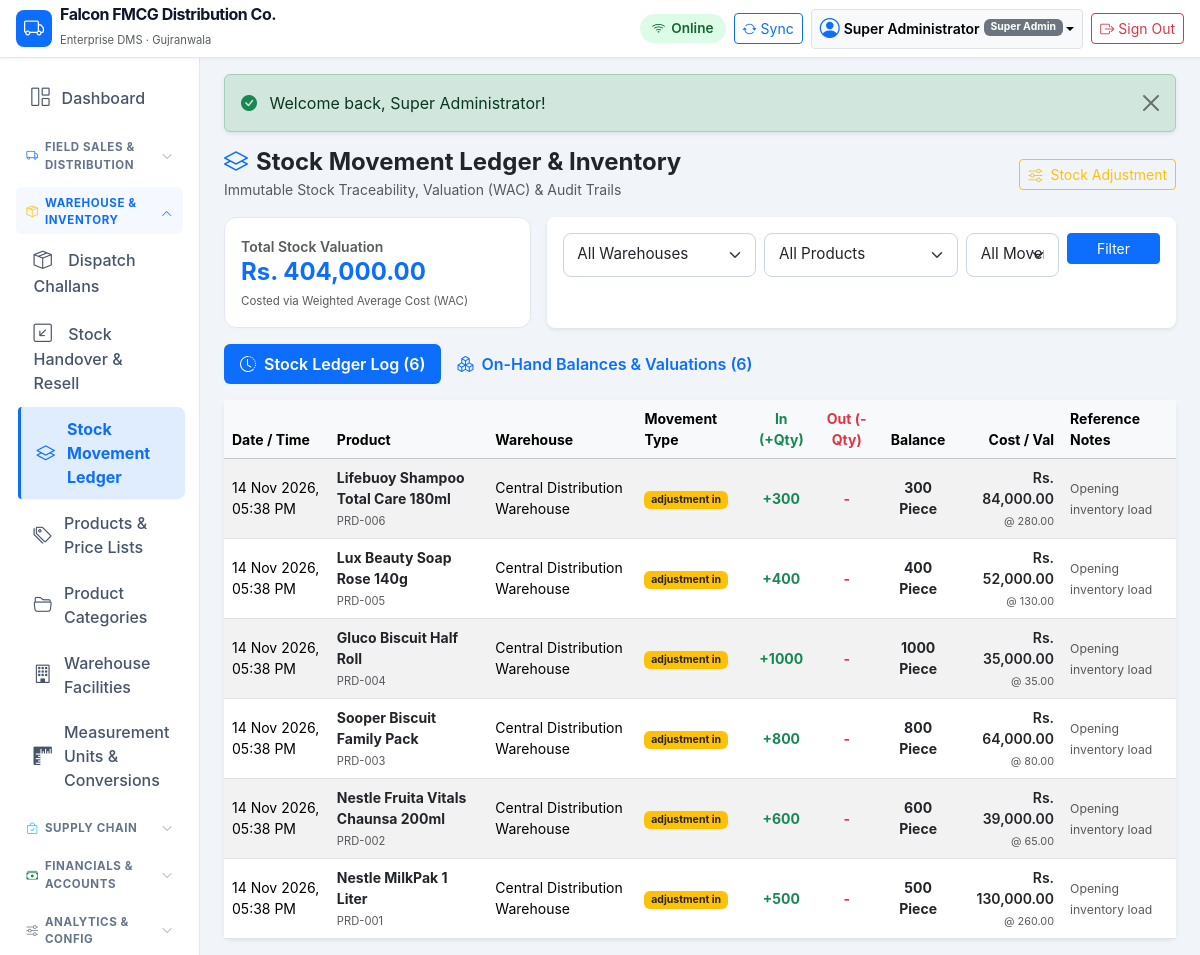
The app's page /modules/inventory/index.php (signed in) with its own data.
### tables this page shows
CREATE TABLE `companies` (
    `id` INT UNSIGNED AUTO_INCREMENT PRIMARY KEY,
    `name` VARCHAR(150) NOT NULL,
    `legal_name` VARCHAR(200) NULL,
    `email` VARCHAR(100) NULL,
    `phone` VARCHAR(50) NULL,
    `address` TEXT NULL,
    `city` VARCHAR(100) DEFAULT 'Gujranwala',
    `ntn` VARCHAR(50) NULL,
    `strn` VARCHAR(50) NULL,
    `currency` VARCHAR(10) DEFAULT 'PKR',
    `currency_symbol` VARCHAR(10) DEFAULT 'Rs.',
    `financial_year_start` DATE NULL,
    `invoice_prefix` VARCHAR(10) DEFAULT 'INV-',
    `purchase_prefix` VARCHAR(10) DEFAULT 'PO-',
    `order_prefix` VARCHAR(10) DEFAULT 'SO-',
    `delivery_prefix` VARCHAR(10) DEFAULT 'DC-',
    `receipt_prefix` VARCHAR(10) DEFAULT 'RCP-',
    `default_warehouse_id` INT UNSIGNED NULL,
    `inventory_valuation` ENUM('WAC', 'FIFO') DEFAULT 'WAC',
    `allow_negative_stock` TINYINT(1) DEFAULT 0,
    `status` ENUM('active', 'inactive') DEFAULT 'active',
    `created_at` TIMESTAMP DEFAULT CURRENT_TIMESTAMP,
    `updated_at` TIMESTAMP DEFAULT CURRENT_TIMESTAMP ON UPDATE CURRENT_TIMESTAMP
);

CREATE TABLE `users` (
    `id` INT UNSIGNED AUTO_INCREMENT PRIMARY KEY,
    `role_id` INT UNSIGNED NOT NULL,
    `username` VARCHAR(80) NOT NULL UNIQUE,
    `password_hash` VARCHAR(255) NOT NULL,
    `full_name` VARCHAR(150) NOT NULL,
    `email` VARCHAR(120) NULL,
    `phone` VARCHAR(50) NULL,
    `status` ENUM('active', 'inactive', 'suspended') DEFAULT 'active',
    `last_login_at` DATETIME NULL,
    `created_at` TIMESTAMP DEFAULT CURRENT_TIMESTAMP,
    `updated_at` TIMESTAMP DEFAULT CURRENT_TIMESTAMP ON UPDATE CURRENT_TIMESTAMP,
    CONSTRAINT `fk_users_role` FOREIGN KEY (`role_id`) REFERENCES `roles` (`id`)
);

CREATE TABLE `roles` (
    `id` INT UNSIGNED AUTO_INCREMENT PRIMARY KEY,
    `name` VARCHAR(100) NOT NULL,
    `slug` VARCHAR(100) NOT NULL UNIQUE,
    `description` VARCHAR(255) NULL,
    `is_system` TINYINT(1) DEFAULT 0,
    `created_at` TIMESTAMP DEFAULT CURRENT_TIMESTAMP
);

CREATE TABLE `stock_ledger` (
    `id` INT UNSIGNED AUTO_INCREMENT PRIMARY KEY,
    `warehouse_id` INT UNSIGNED NOT NULL,
    `product_id` INT UNSIGNED NOT NULL,
    `batch_id` INT UNSIGNED NULL,
    `movement_type` ENUM('purchase_grn', 'sale_dispatch', 'sale_return', 'purchase_return', 'adjustment_in', 'adjustment_out', 'transfer_in', 'transfer_out') NOT NULL,
    `reference_type` VARCHAR(50) NOT NULL,  
    `reference_id` INT UNSIGNED NOT NULL,
    `unit_id` INT UNSIGNED NOT NULL,
    `quantity_in` DECIMAL(12,2) DEFAULT 0.00,
    `quantity_out` DECIMAL(12,2) DEFAULT 0.00,
    `balance_quantity` DECIMAL(12,2) DEFAULT 0.00,
    `unit_cost` DECIMAL(12,2) DEFAULT 0.00,
    `total_cost` DECIMAL(14,2) DEFAULT 0.00,
    `notes` VARCHAR(255) NULL,
    `created_at` TIMESTAMP DEFAULT CURRENT_TIMESTAMP,
    CONSTRAINT `fk_sl_wh` FOREIGN KEY (`warehouse_id`) REFERENCES `warehouses` (`id`),
    CONSTRAINT `fk_sl_prod` FOREIGN KEY (`product_id`) REFERENCES `products` (`id`),
    CONSTRAINT `fk_sl_unit` FOREIGN KEY (`unit_id`) REFERENCES `units` (`id`)
);

CREATE TABLE `products` (
    `id` INT UNSIGNED AUTO_INCREMENT PRIMARY KEY,
    `code` VARCHAR(50) NOT NULL UNIQUE,
    `sku` VARCHAR(80) NULL,
    `barcode` VARCHAR(80) NULL,
    `name` VARCHAR(200) NOT NULL,
    `category_id` INT UNSIGNED NOT NULL,
    `brand_id` INT UNSIGNED NULL,
    `base_unit_id` INT UNSIGNED NOT NULL,
    `purchase_price` DECIMAL(12,2) NOT NULL DEFAULT 0.00,
    `wholesale_price` DECIMAL(12,2) NOT NULL DEFAULT 0.00,
    `retail_price` DECIMAL(12,2) NOT NULL DEFAULT 0.00,
    `trade_price` DECIMAL(12,2) NOT NULL DEFAULT 0.00,
    `min_sale_price` DECIMAL(12,2) NOT NULL DEFAULT 0.00,
    `tax_rate` DECIMAL(5,2) DEFAULT 0.00,
    `reorder_level` DECIMAL(10,2) DEFAULT 10.00,
    `is_batch_managed` TINYINT(1) DEFAULT 0,
    `image` VARCHAR(255) NULL,
    `description` TEXT NULL,
    `status` ENUM('active', 'inactive') DEFAULT 'active',
    `created_at` TIMESTAMP DEFAULT CURRENT_TIMESTAMP,
    `updated_at` TIMESTAMP DEFAULT CURRENT_TIMESTAMP ON UPDATE CURRENT_TIMESTAMP,
    CONSTRAINT `fk_prod_cat` FOREIGN KEY (`category_id`) REFERENCES `categories` (`id`),
    CONSTRAINT `fk_prod_brand` FOREIGN KEY (`brand_id`) REFERENCES `brands` (`id`) ON DELETE SET NULL,
    CONSTRAINT `fk_prod_unit` FOREIGN KEY (`base_unit_id`) REFERENCES `units` (`id`)
);

CREATE TABLE `warehouses` (
    `id` INT UNSIGNED AUTO_INCREMENT PRIMARY KEY,
    `code` VARCHAR(50) NOT NULL UNIQUE,
    `name` VARCHAR(150) NOT NULL,
    `address` TEXT NULL,
    `contact_person` VARCHAR(100) NULL,
    `phone` VARCHAR(50) NULL,
    `is_default` TINYINT(1) DEFAULT 0,
    `status` ENUM('active', 'inactive') DEFAULT 'active',
    `created_at` TIMESTAMP DEFAULT CURRENT_TIMESTAMP
);

CREATE TABLE `units` (
    `id` INT UNSIGNED AUTO_INCREMENT PRIMARY KEY,
    `name` VARCHAR(50) NOT NULL,
    `code` VARCHAR(20) NOT NULL UNIQUE,
    `is_base` TINYINT(1) DEFAULT 0,
    `created_at` TIMESTAMP DEFAULT CURRENT_TIMESTAMP
);

### modules/inventory/index.php (the view, shortened to what the rows shown need)
<?php
requireLogin();
$pdo = getDatabaseConnection();
$where = ["1=1"];
$params = [];
$whereSql = implode(' AND ', $where);
$query = "
    SELECT sl.*, p.name as product_name, p.code as product_code, w.name as warehouse_name, u.name as unit_name
    FROM `stock_ledger` sl
    JOIN `products` p ON sl.product_id = p.id
    JOIN `warehouses` w ON sl.warehouse_id = w.id
    JOIN `units` u ON sl.unit_id = u.id
    WHERE {$whereSql}
    ORDER BY sl.id DESC
    LIMIT 150
";
$stmt = $pdo->prepare($query);
$stmt->execute($params);
$movements = $stmt->fetchAll();
require_once dirname(__DIR__, 2) . '/includes/header.php';
?>
<div class="tab-content" id="invTabsContent">
    <div class="tab-pane fade show active" id="ledger-pane">
        <div class="card border-0 shadow-sm rounded-3">
            <div class="card-body p-0">
                <?php if (empty($movements)): ?>
                    <div class="p-4 text-center text-muted">No stock movement logs found for this filter.</div>
                <?php else: ?>
                    <div class="table-responsive">
                        <table class="table table-hover table-striped align-middle mb-0">
                            <thead class="table-light small">
                                <tr>
                                    <th>Date / Time</th>
                                    <th>Product</th>
                                    <th>Warehouse</th>
                                    <th>Movement Type</th>
                                    <th class="text-center text-success">In (+Qty)</th>
                                    <th class="text-center text-danger">Out (-Qty)</th>
                                    <th class="text-center fw-bold">Balance</th>
                                    <th class="text-end">Cost / Val</th>
                                    <th>Reference Notes</th>
                                </tr>
                            </thead>
                            <tbody class="small">
                                <?php foreach ($movements as $m): ?>
                                    <tr>
                                        <td><?= formatDateTime($m['created_at']) ?></td>
                                        <td>
                                            <div class="fw-bold text-dark"><?= htmlspecialchars($m['product_name']) ?></div>
                                            <span class="text-muted" style="font-size: 0.7rem;"><?= htmlspecialchars($m['product_code']) ?></span>
                                        </td>
                                        <td><?= htmlspecialchars($m['warehouse_name']) ?></td>
                                        <td>
                                            <?php
                                            $b = match ($m['movement_type']) {
                                                'purchase_grn' => 'bg-success',
                                                'sale_dispatch' => 'bg-primary',
                                                'sale_return' => 'bg-info text-dark',
                                                'adjustment_in' => 'bg-warning text-dark',
                                                'adjustment_out' => 'bg-danger',
                                                default => 'bg-secondary'
                                            };
                                            ?>
                                            <span class="badge <?= $b ?>"><?= htmlspecialchars(str_replace('_', ' ', $m['movement_type'])) ?></span>
                                        </td>
                                        <td class="text-center text-success fw-bold">
                                            <?= $m['quantity_in'] > 0 ? '+' . (float)$m['quantity_in'] : '-' ?>
                                        </td>
                                        <td class="text-center text-danger fw-bold">
                                            <?= $m['quantity_out'] > 0 ? '-' . (float)$m['quantity_out'] : '-' ?>
                                        </td>
                                        <td class="text-center fw-bold text-dark">
                                            <?= (float)$m['balance_quantity'] ?> <?= htmlspecialchars($m['unit_name']) ?>
                                        </td>
                                        <td class="text-end">
                                            <div class="text-dark fw-semibold"><?= formatMoney($m['total_cost']) ?></div>
                                            <small class="text-muted" style="font-size: 0.68rem;">@ <?= formatMoney($m['unit_cost'], false) ?></small>
                                        </td>
                                        <td>
                                            <small class="text-muted"><?= htmlspecialchars($m['notes'] ?: $m['reference_type']) ?></small>
                                        </td>
                                    </tr>
                                <?php endforeach; ?>
                            </tbody>
                        </table>
                    </div>
                <?php endif; ?>
            </div>
        </div>
    </div>
</div>
<?php require_once dirname(__DIR__, 2) . '/includes/footer.php'; ?>

### includes/header.php (shortened to what the rows shown need)
<?php
$currentUser = getCurrentUser();
$company = getCompanyInfo(getDatabaseConnection());
?>
<!DOCTYPE html>
<html lang="en">
<head>
    <link rel="stylesheet" href="<?= BASE_URL ?>/assets/vendor/bootstrap/bootstrap.min.css">
    <link rel="stylesheet" href="<?= BASE_URL ?>/assets/vendor/bootstrap-icons/bootstrap-icons.min.css">
    <link rel="stylesheet" href="<?= BASE_URL ?>/assets/css/app.css">
</head>
<body>
<header class="navbar navbar-expand-lg navbar-dms sticky-top px-3 py-2">
    <div class="container-fluid p-0">
        <a class="navbar-brand d-flex align-items-center me-3" href="<?= BASE_URL ?>/dashboard.php">
            <div>
                <div class="brand-text fs-6 lh-1"><?= htmlspecialchars($company['name'] ?? APP_NAME) ?></div>
                <small class="text-muted" style="font-size: 0.7rem;">Enterprise DMS · <?= htmlspecialchars($company['city'] ?? 'Gujranwala') ?></small>
            </div>
        </a>
        <div class="d-flex align-items-center ms-auto gap-2">
            <?php if ($currentUser): ?>
            <div class="dropdown">
                <button class="btn btn-sm btn-light border dropdown-toggle d-flex align-items-center" type="button" data-bs-toggle="dropdown" aria-expanded="false">
                    <i class="bi bi-person-circle fs-5 me-1 text-primary"></i>
                    <span class="d-none d-md-inline fw-semibold me-1"><?= htmlspecialchars($currentUser['full_name']) ?></span>
                    <span class="badge bg-secondary" style="font-size: 0.65rem;"><?= htmlspecialchars($currentUser['role_name']) ?></span>
                </button>
            </div>
            <a href="<?= BASE_URL ?>/logout.php" class="btn btn-sm btn-outline-danger d-flex align-items-center" title="Sign Out">
                <i class="bi bi-box-arrow-right me-1"></i>
                <span class="d-none d-sm-inline">Sign Out</span>
            </a>
            <?php endif; ?>
        </div>
    </div>
</header>
<div class="container-fluid dms-layout-container">
    <div class="row g-0 h-100">
        <?php if ($currentUser): ?>
            <main class="col-md-9 ms-sm-auto col-lg-10 px-md-4 py-3 dms-main-content">
        <?php else: ?>
            <main class="col-12 px-3 py-4 dms-main-content">
        <?php endif; ?>

### records on screen
companies: name "Falcon FMCG Distribution Co.", city "Gujranwala"
users: full_name "Super Administrator", role.name "Super Admin"
stock_ledger: created_at "14 Nov 2026, 05:38 PM", product.name "Lifebuoy Shampoo Total Care 180ml", product.code "PRD-006", warehouse.name "Central Distribution Warehouse", movement_type "adjustment in", quantity_in "300", balance_quantity "300", unit.name "Piece", total_cost "Rs. 84,000.00", unit_cost "280.00", notes "Opening inventory load"
stock_ledger: created_at "14 Nov 2026, 05:38 PM", product.name "Lux Beauty Soap Rose 140g", product.code "PRD-005", warehouse.name "Central Distribution Warehouse", movement_type "adjustment in", quantity_in "400", balance_quantity "400", unit.name "Piece", total_cost "Rs. 52,000.00", unit_cost "130.00", notes "Opening inventory load"
stock_ledger: created_at "14 Nov 2026, 05:38 PM", product.name "Gluco Biscuit Half Roll", product.code "PRD-004", warehouse.name "Central Distribution Warehouse", movement_type "adjustment in", quantity_in "1000", balance_quantity "1000", unit.name "Piece", total_cost "Rs. 35,000.00", unit_cost "35.00", notes "Opening inventory load"
stock_ledger: created_at "14 Nov 2026, 05:38 PM", product.name "Sooper Biscuit Family Pack", product.code "PRD-003", warehouse.name "Central Distribution Warehouse", movement_type "adjustment in", quantity_in "800", balance_quantity "800", unit.name "Piece", total_cost "Rs. 64,000.00", unit_cost "80.00", notes "Opening inventory load"
stock_ledger: created_at "14 Nov 2026, 05:38 PM", product.name "Nestle Fruita Vitals Chaunsa 200ml", product.code "PRD-002", warehouse.name "Central Distribution Warehouse", movement_type "adjustment in", quantity_in "600", balance_quantity "600", unit.name "Piece", total_cost "Rs. 39,000.00", unit_cost "65.00", notes "Opening inventory load"
stock_ledger: created_at "14 Nov 2026, 05:38 PM", product.name "Nestle MilkPak 1 Liter", product.code "PRD-001", warehouse.name "Central Distribution Warehouse", movement_type "adjustment in", quantity_in "500", balance_quantity "500", unit.name "Piece", total_cost "Rs. 130,000.00", unit_cost "260.00", notes "Opening inventory load"

### other values on screen
$flash['message'] "Welcome back, Super Administrator!"
formatMoney($totalInventoryValuation) "Rs. 404,000.00"
count($movements) "6"
count($stockSummary) "6"
